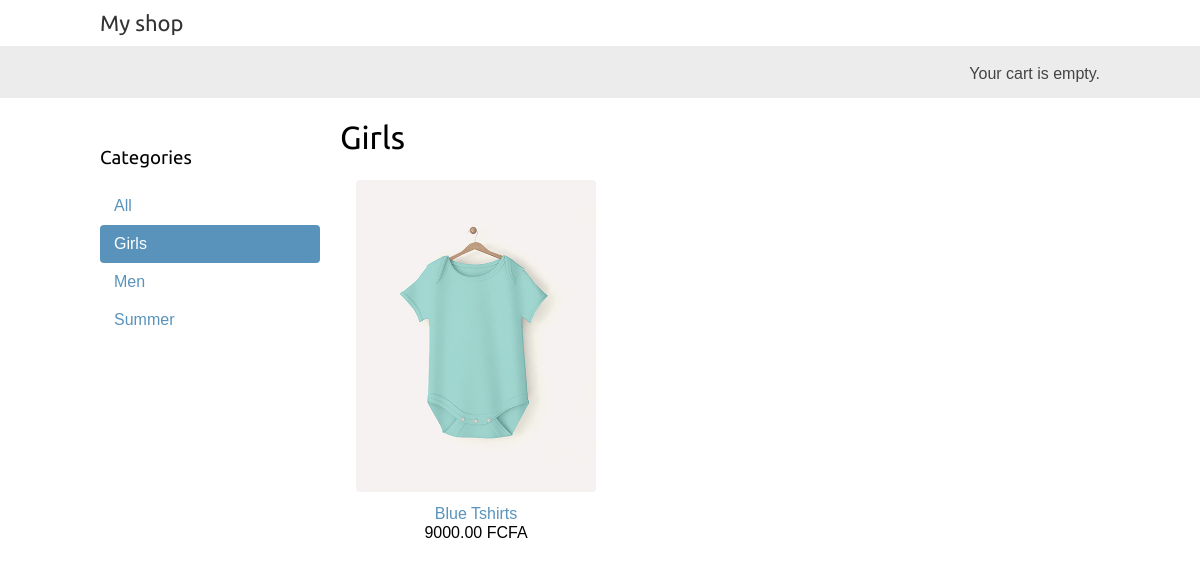
Page /girls/ on the committed database.
### shop/models.py (models this page shows, shortened)
class Category(models.Model):
    name = models.CharField(max_length=200, db_index=True)
    slug = models.SlugField(max_length=200, unique=True)
    class Meta:
        ordering = ('name',)
        verbose_name = 'category'
        verbose_name_plural = 'categories'
    def get_absolute_url(self):
        return reverse('shop:item_list_by_category',
                       args=[self.slug])

class Item(models.Model):
    category = models.ForeignKey(Category,
                                related_name='items',
                                on_delete=models.CASCADE)
    name = models.CharField(max_length = 200, db_index=True)
    slug = models.SlugField(max_length = 200, db_index=True)
    description = models.TextField(blank=True)
    image = models.ImageField(upload_to='gallery/%Y/%m/%d', blank=True)
    price = models.DecimalField(max_digits=10, decimal_places=2)
    in_stock = models.BooleanField(default=True)
    created = models.DateField(auto_now_add=True)
    updated = models.DateField(auto_now=True)
    class Meta:
        ordering = ('name',)
        index_together = (('id', 'slug'),)
    def get_absolute_url(self):
        return reverse('shop:item_detail',
                       args=[self.id, self.slug])

### shop/views.py (the view)
# urls.py: path('', views.item_list, name='item_list'),
def item_list(request, category_slug=None):
    category = None
    categories = Category.objects.all()
    items = Item.objects.filter(in_stock=True)
    if category_slug:
        category = get_object_or_404(Category, slug=category_slug)
        items = items.filter(category=category)
    return render(request, 'shop/shop-items.html',
                 {'category': category, 'categories': categories, 'items': items})

### templates/shop/shop-items.html (shortened to what this page needs)
{% extends "base.html" %}
{% load static %}
{% block content %}
  <div id="sidebar">
    <h3>Categories</h3>
    <ul>
      <li {% if not category %}class="selected"{% endif %}>
        <a href="{% url "shop:item_list" %}">All</a>
      </li>
      {% for c in categories %}
        <li {% if category.slug == c.slug %}class="selected"{% endif %}>
          <a href="{{ c.get_absolute_url }}">{{ c.name }}</a>
        </li>
      {% endfor %}
    </ul>
  </div>
  <div id="main" class="product-list">
    <h1>{% if category %}{{ category.name }}{% else %}Products{% endif %}</h1>
    {% for product in items %}
      <div class="item">
        <a href="{{ product.get_absolute_url }}">
          <img src="{% if product.image %}
            {{ product.image.url }}
            {% else %}
            {% static "img/default.png" %}
            {% endif %}">
        </a>
        <a href="{{ product.get_absolute_url }}">{{ product.name }}</a>
        <br>
        {{ product.price }} FCFA
      </div>
    {% endfor %}
  </div>
{% endblock %}

### all_static/css/base.css (style rules this page uses)
body { margin:0; padding:0; font-family:helvetica, sans-serif; }
h1, h2, h3, h4, h5 , h6 { font-family: 'Ubuntu', sans-serif; font-weight:normal; }
a { text-decoration:none; color:#5993bb; }
#sidebar { width:220px; padding:30px 20px 0 0; float:left; }
#sidebar ul { margin:0; padding:0; }
#sidebar ul li { margin:0; list-style:none; padding:10px 14px; }
#sidebar ul li a { display:block; }
#sidebar ul li.selected { background:#5993bb; border-radius:4px; }
#sidebar ul li.selected a { color:#fff; }
#main { float:left; width: 96%; margin-right:-220px; overflow:hidden; }
.product-list .item { width:25%; padding: 2px 16px; float:left; text-align:center; line-height:1.2; }
.product-list .item img { width:100%; margin-bottom:8px; }

### rows in the picture
Category: name "Girls"
Category: name "Men"
Category: name "Summer"
Item: image (picture), name "Blue Tshirts", price "9000.00"
